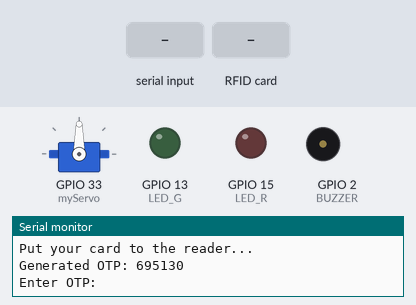
A sketch run on a simulated ESP32. On the bench: servo, output pins drawn as LEDs (lit = HIGH), buzzer (waves = sounding), the last lines printed to the serial monitor. Inputs (shaded band) come from the test bench. Random numbers use the default seed unless the sketch sets one; pins used as bus, display or sensor lines are not drawn.

Above: at 1.2 s.
1.3 s: "96 2C 71 06" received over Serial
At 3.2 s:
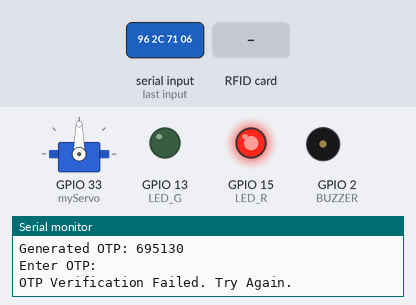
4.3 s: "90,45\n" received over Serial
At 7.1 s:
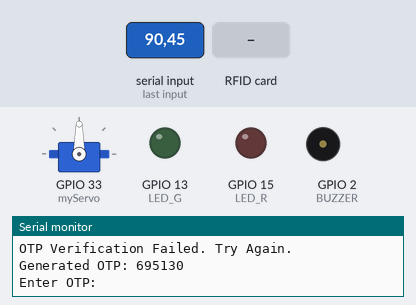
7.3 s: "30,150\n" received over Serial
At 9.5 s:
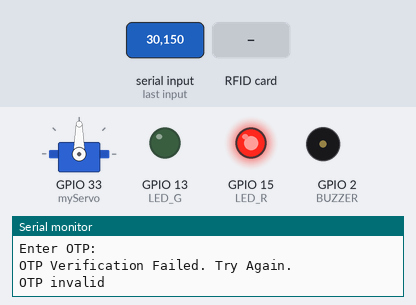
10.3 s: RFID card 96 2C 71 06 held to the reader
At 11.4 s:
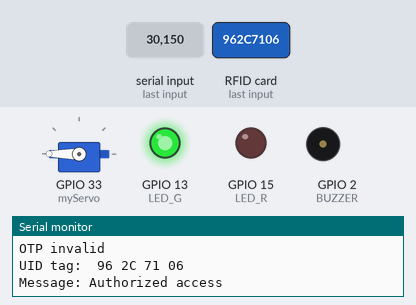
Timing chart, 0 to 17.6 s (numbered marks = the images above; inputs shaded):
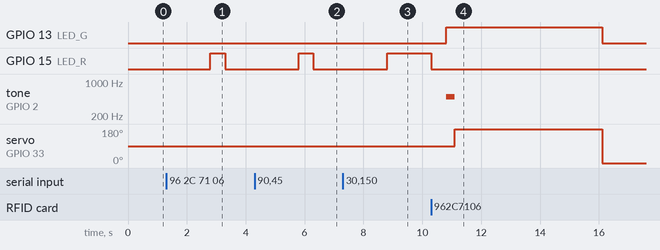

Measured:
- after the input at 1.3 s, GPIO 15 (LED_R): LOW → HIGH after 1.5 s, → LOW 0.50 s later
- after the input at 4.3 s, GPIO 15 (LED_R): LOW → HIGH after 1.5 s, → LOW 0.50 s later
- after the input at 7.3 s, GPIO 15 (LED_R): LOW → HIGH after 1.5 s
- after the input at 10.3 s, GPIO 13 (LED_G): LOW → HIGH after 0.51 s, → LOW 5.3 s later; tone on GPIO 2 (BUZZER): silent → 500 Hz after 0.51 s, → silent 0.30 s later; servo on GPIO 33 (myServo): 90° → 180° after 0.81 s, → 0° 5.0 s later

The sketch:

BHARAT_PI.ino
```cpp
#include <Arduino.h>
#include <ESP32Servo.h>  // Library for controlling Servo motor
#include <SPI.h>         // SPI communication library
#include <MFRC522.h>     // Library for the MFRC522 RFID module

#define SS_PIN SDA        // SS_PIN is defined as SDA
#define RST_PIN 27        // RST_PIN is defined as 27
#define LED_G 13           // Green LED pin
#define LED_R 15           // Red LED pin
#define BUZZER 2           // Buzzer pin

MFRC522 mfrc522(SS_PIN, RST_PIN); // Create MFRC522 instance
Servo myServo;                     // Define servo name

int generatedOTP = 0;  // Variable to store generated OTP
int greenLEDPin = 13; // Green LED pin
int redLEDPin = 15;   // Red LED pin
int buzzerPin = 2;    // Buzzer pin
int tries = 0;         // Counter for OTP verification attempts

void setup() {
  Serial.begin(115200); // Initialize serial communication at 115200 baud
  randomSeed(analogRead(0)); // Initialize random number generator
  pinMode(greenLEDPin, OUTPUT); // Set green LED pin as output
  pinMode(redLEDPin, OUTPUT);   // Set red LED pin as output
  pinMode(buzzerPin, OUTPUT);   // Set buzzer pin as output
  myServo.attach(33);           // Attaches the servo on pin 33

  SPI.begin();             // Initialize SPI bus
  mfrc522.PCD_Init();      // Initialize MFRC522
  pinMode(LED_G, OUTPUT);  // Set green LED pin as output
  pinMode(LED_R, OUTPUT);  // Set red LED pin as output
  pinMode(BUZZER, OUTPUT); // Set buzzer pin as output
  noTone(BUZZER);          // Turn off the buzzer initially
  Serial.println("Put your card to the reader..."); // Display message on Serial Monitor
  Serial.println();

  generateOTP(); // Generate the initial OTP
}

void loop() {
  // Look for new cards
  if (mfrc522.PICC_IsNewCardPresent() && mfrc522.PICC_ReadCardSerial()) {
    // Show UID on serial monitor
    Serial.print("UID tag: ");
    String content = "";
    for (byte i = 0; i < mfrc522.uid.size; i++) {
      Serial.print(mfrc522.uid.uidByte[i] < 0x10 ? " 0" : " "); // Print UID bytes
      Serial.print(mfrc522.uid.uidByte[i], HEX);
      content.concat(String(mfrc522.uid.uidByte[i] < 0x10 ? " 0" : " ")); // Concatenate UID bytes as a string
      content.concat(String(mfrc522.uid.uidByte[i], HEX));
    }
    Serial.println();
    Serial.print("Message: ");
    content.toUpperCase();

    // Check if the RFID card is authorized
    if (content.substring(1) == "96 2C 71 06") { // Change the UID of the authorized card
      Serial.println("Authorized access"); // Display message
      Serial.println();
      delay(500);
      digitalWrite(LED_G, HIGH); // Turn on green LED
      tone(BUZZER, 500); // Sound the buzzer at 500 Hz
      delay(300);
      noTone(BUZZER); // Turn off the buzzer
      myServo.write(180); // Rotate the servo to 180 degrees
      delay(5000); // Wait for 5 seconds
      myServo.write(0); // Return the servo to the initial position (0 degrees)
      digitalWrite(LED_G, LOW); // Turn off green LED
    } else {
      Serial.println("Access denied"); // Display message
      digitalWrite(LED_R, HIGH); // Turn on red LED
      tone(BUZZER, 300); // Sound the buzzer at 300 Hz
      delay(1000);
      digitalWrite(LED_R, LOW); // Turn off red LED
      noTone(BUZZER); // Turn off the buzzer
    }

    // Clear the UID read
    mfrc522.PICC_HaltA();
  }

  // Print the generated OTP to the Serial Monitor
  Serial.println("Generated OTP: " + String(generatedOTP));

  // Wait for user input
  Serial.println("Enter OTP:");
  while (!Serial.available()) {
    // Wait for user input
  }

  // Read user input
  String userOTPString = Serial.readString();
  int userOTP = userOTPString.toInt();

  // Verify OTP
  if (userOTP == generatedOTP) {
    Serial.println("OTP Verified!"); // Display message

    // Rotate the servo to 180 degrees
    myServo.write(180);
    digitalWrite(greenLEDPin, HIGH); // Turn on green LED
    delay(5000); // Wait for 5 seconds

    // Return the servo to the initial position (e.g., 0 degrees)
    myServo.write(0);

    // Blink green LED
    digitalWrite(greenLEDPin, LOW); // Turn off green LED
    digitalWrite(redLEDPin, HIGH); // Turn on red LED

    // Generate a new OTP
    generateOTP();
  } else {
    Serial.println("OTP Verification Failed. Try Again."); // Display message

    // Beep the buzzer when access is denied
    digitalWrite(greenLEDPin, LOW); // Turn off green LED
    delay(500);
    digitalWrite(redLEDPin, HIGH); // Turn on red LED
    digitalWrite(buzzerPin, HIGH); // Turn on the buzzer
    delay(500);
    digitalWrite(buzzerPin, LOW); // Turn off the buzzer
    digitalWrite(redLEDPin, LOW); // Turn off red LED
    tries++;

    // Beep for a longer duration when access is denied after 3 tries
    if (tries == 3) {
      Serial.println("OTP invalid"); // Display message
      digitalWrite(redLEDPin, HIGH); // Turn on red LED
      digitalWrite(buzzerPin, HIGH); // Turn on the buzzer for a longer duration
      delay(1000);
      digitalWrite(buzzerPin, LOW); // Turn off the buzzer
      digitalWrite(redLEDPin, LOW); // Turn off red LED
    }
  }
}

void generateOTP() {
  // Generate a new 6-digit OTP
  generatedOTP = 0;
  for (int i = 0; i < 6; i++) {
    generatedOTP = generatedOTP * 10 + random(0, 10); // Generate a random digit between 0 and 9
  }
}
```
